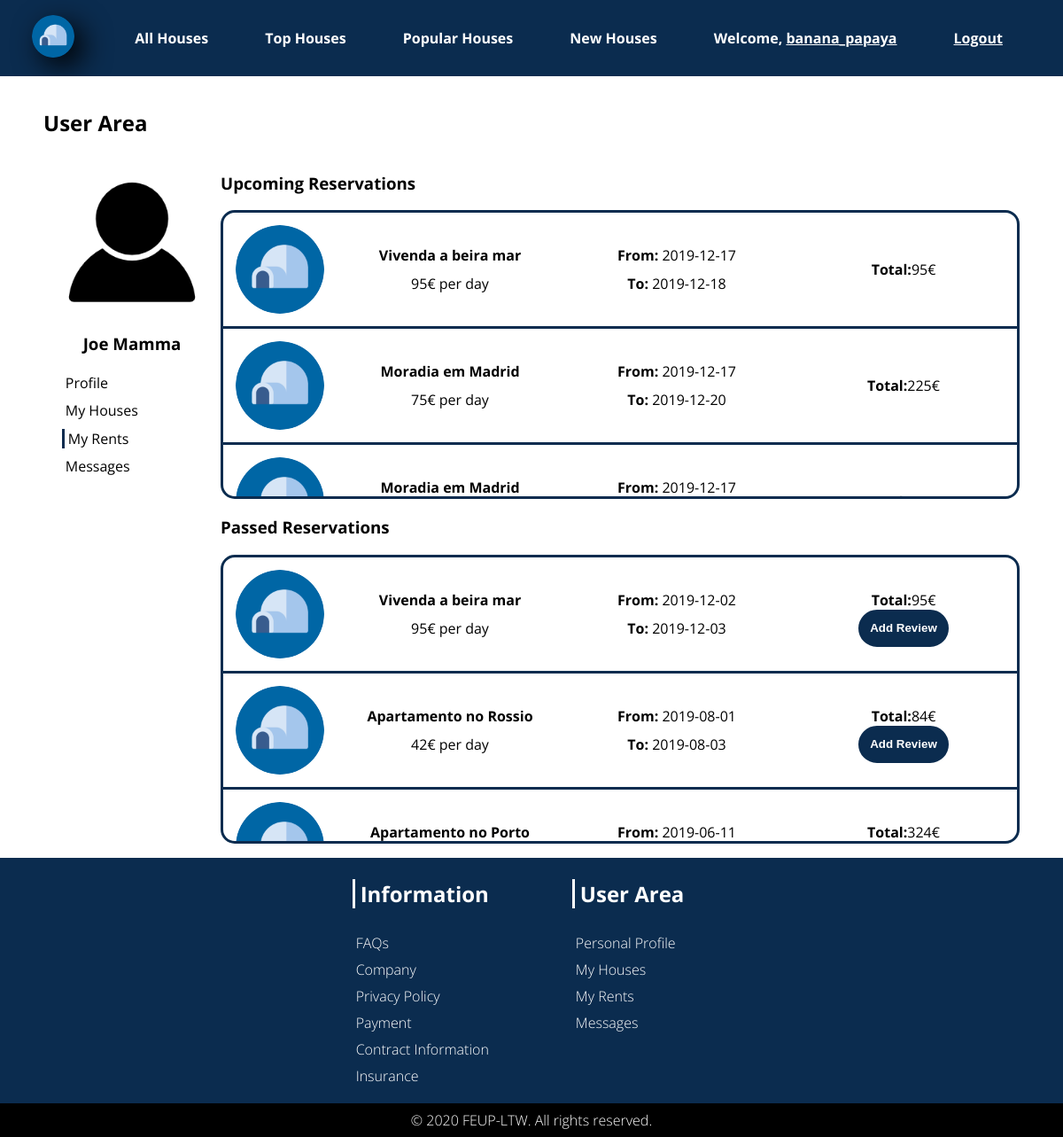
/pages/user_area_rents.php (signed in), run on the app's committed database.
### tables this page shows
CREATE TABLE USER(
    id INTEGER PRIMARY KEY,
    picture TEXT default '/assets/images/empty_user.jpg' NOT NULL,
	username TEXT NOT NULL UNIQUE,
    name TEXT NOT NULL,
	email TEXT NOT NULL UNIQUE,
    phonenumber INTEGER,
    password TEXT NOT NULL,
	CONSTRAINT CHK_USER CHECK (length(username)>=6 AND length(username)<=20));

CREATE TABLE RESERVATION(
    idReservation INTEGER PRIMARY KEY,
	idPlace INTEGER NOT NULL REFERENCES PLACE ON DELETE CASCADE ON UPDATE CASCADE,
    idTourist INTEGER NOT NULL REFERENCES USER ON DELETE CASCADE ON UPDATE CASCADE,
    beginDate DATE NOT NULL,
    endDate DATE NOT NULL,
    CONSTRAINT CHK_RESERVATION CHECK (endDate>beginDate));

CREATE TABLE PICTURES(
    idPicture INTEGER PRIMARY KEY,
    picturePath TEXT NOT NULL,
    idPlace INTEGER NOT NULL REFERENCES PLACE ON DELETE CASCADE ON UPDATE CASCADE,
    aproved BOOLEAN NOT NULL);

CREATE TABLE PLACE(
    idPlace INTEGER PRIMARY KEY,
    name TEXT NOT NULL,
    price INTEGER NOT NULL,
    street TEXT NOT NULL,
    number INTEGER NOT NULL,
    city TEXT NOT NULL,
    country TEXT NOT NULL,
    description TEXT NOT NULL,
    classification INTEGER default 0,
	idUser INTEGER NOT NULL REFERENCES USER ON DELETE CASCADE ON UPDATE CASCADE,
    CONSTRAINT CHK_PLACE CHECK (price>=0),
    UNIQUE(street,number,city,country));

### pages/user_area_rents.php (called while the page is built, shortened)
<?php
include_once('../templates/common.php');
include_once('../templates/user.php');
$userId = get_user_id();
draw_user_rents($userId);
?>

### database/db_user.php (called while the page is built, shortened)
<?php
$dir = $_SERVER['DOCUMENT_ROOT'];
include_once("$dir/database/connection.php");
function getUserInfo($userId)
{
    global $dbh;
    $stmt = $dbh->prepare('select * from user where id = ?');
    $stmt->execute(array($userId));
    $result = $stmt->fetch();
    if ($result == false) {
        return 0;
    } else return $result;
}
function getReservations($userId,$time)
{
    global $dbh;
    if ($time=="past")
        $stmt = $dbh->prepare("select * from reservation where idTourist = ? AND (SELECT date('now') >= endDate) order by endDate desc");
    else if ($time=="future")
        $stmt = $dbh->prepare("select * from reservation where idTourist = ? AND (SELECT date('now') < endDate) order by endDate");
    else return 0;
    $stmt->execute(array($userId));
    $result = $stmt->fetchAll();
    if ($result == false) {
        return 0;
    } else return $result;
}
?>

### database/db_house.php (called while the page is built, shortened)
<?php
$dir = $_SERVER['DOCUMENT_ROOT'];
include_once("$dir/database/connection.php");
function getHouse($idHouse)
{
    global $dbh;
    $stmt = $dbh->prepare('select * from PLACE WHERE idPlace = ?;');
    $stmt->execute(array($idHouse));
    $result = $stmt->fetch();
    return $result;
}
function getPicture($idHouse)
{
    global $dbh;
    $stmt = $dbh->prepare("SELECT picturePath FROM PICTURES WHERE idPlace = ?");
    $stmt->execute(array($idHouse));
    $image = $stmt->fetchColumn();
    return $image;
}
?>

### templates/user.php (the view, shortened to what this page needs)
<?php
$dir = $_SERVER['DOCUMENT_ROOT'];
include_once("$dir/database/db_user.php");
include_once("$dir/database/db_house.php");
?>
<?php function draw_user_rents($userId)
{
    ?>
  <section class="profile-area">
    <header>
      <h2>User Area</h2>
    </header>
    <?php
      $result = getUserInfo($userId);
      ?>
    <div>
      <aside>
        <section class="profile-card">
          <div class="profile-card-photo rounded-photo-container">
            <img src="..<?= $result['picture'] ?>" alt="Profile Picture" />
          </div>
          <h3><?= $result['name'] ?></h3>
        </section>
        <nav class="profile-nav-bar">
          <ul>
            <li><a href="user_area_form.php" class="profile-area-nav-button">Profile</a></li>
            <li><a href="user_area_houses.php" class="profile-area-nav-button">My Houses</a></li>
            <li><a href="user_area_rents.php" class="profile-area-nav-button profile-area-nav-button-selected">My Rents</a></li>
            <li><a href="user_area_messages.php" class="profile-area-nav-button">Messages</a></li>
          </ul>
        </nav>
      </aside>
      <div id="user-area-rents">
        <h3>Upcoming Reservations</h3>
        <section id="user-area-rents-upcoming">
          <?php
            $reservations = getReservations($userId,"future");
            for ($i = 0; $i < count($reservations); $i++) {
              $house = getHouse($reservations[$i]['idPlace']);
              $image = getPicture($reservations[$i]['idPlace']);
              $beginDate = new DateTime($reservations[$i]['beginDate']);
              $endDate = new DateTime($reservations[$i]['endDate']);
              ?>
            <div class="rent-card">
              <div class="rent-card-photo rounded-photo-container">
                <img src="<?= $image ?>" alt="House image" />
              </div>
              <h4><strong><?= $house['name'] ?></strong></h4>
              <p><strong>From:</strong> <?= $reservations[$i]['beginDate'] ?></p>
              <p><?= $house['price'] ?>€ per day</p>
              <p><strong>To:</strong> <?= $reservations[$i]['endDate'] ?></p>
              <p class="rent-card-total">
                <strong>Total:</strong><?= $endDate->diff($beginDate)->format("%d") * $house['price'] ?>€
              </p>
            </div>
          <?php } ?>
        </section>
        <h3>Passed Reservations</h3>
        <section id="user-area-rents-passed">
          <?php
            $reservations = getReservations($userId,"past");
            for ($i = 0; $i < count($reservations); $i++) {
              $house = getHouse($reservations[$i]['idPlace']);
              $image = getPicture($reservations[$i]['idPlace']);
              $beginDate = new DateTime($reservations[$i]['beginDate']);
              $endDate = new DateTime($reservations[$i]['endDate']);
              ?>
            <div class="rent-card">
              <div class="rent-card-photo rounded-photo-container">
                <img src="<?= $image ?>" alt="House image" />
              </div>
              <h4><strong><?= $house['name'] ?></strong></h4>
              <p><strong>From:</strong> <?= $reservations[$i]['beginDate'] ?></p>
              <p><?= $house['price'] ?>€ per day</p>
              <p><strong>To:</strong> <?= $reservations[$i]['endDate'] ?></p>
              <p class="rent-card-total">
                <strong>Total:</strong><?= $endDate->diff($beginDate)->format("%d") * $house['price'] ?>€
              </p>
              <button id="add-house-button" class="blue-filled-rounded-button" type="button">Add Review</button>
            </div>
          <?php } ?>
        </section>
      </div>
  </section>
<?php } ?>

### css/style.css (style rules this page uses)
body { --main-blue-color: #0b2c4f; --grey-color: #d9d9d9; --focus-blue-color: #0066a6; --background-color: #FFF; --font: 'Open Sans', sans-serif; font-family: var(--font); margin: 0em; background-color: var(--background-color); }
a { text-decoration: none; }
ul { list-style-type: none; }
.rounded-photo-container { overflow: hidden; border-radius: 50%; display: flex; justify-content: center; }
.rounded-photo-container > img { width: auto; height: 100%; }
.blue-filled-rounded-button { background-color: var(--main-blue-color); border: 3px solid var(--main-blue-color); color: white; font-weight: bolder; text-align: center; border-radius: 5em; padding: 0.8em; }
.house-card-text > h2, h3, h4 { margin: 0em; }
.house-card-text > h3, h4 { font-weight: normal; }
.profile-area { justify-content: center; display: grid; margin: 1em auto; }
.profile-area > div { display: flex; }
.profile-area > div aside { display: grid; align-self: start; }
.profile-nav-bar { margin: 1em; }
.profile-nav-bar > ul { padding: 0em; margin: 0em; }
.profile-nav-bar > ul li { padding: 0.3em; }
.profile-card { justify-content: center; align-items: center; text-align: center; }
.profile-card-photo { width: 200px; height: 200px; }
.profile-area-nav-button { border: 0px; padding-left: 4px; background-color: transparent; color: #000000; font-size: 16px; transition: 0.5s; }
.profile-area-nav-button-selected { border-left: 3px solid var(--main-blue-color); }
#add-house-button { display: block; margin: 2em; }
#user-area-rents { display:grid; }
#user-area-rents h3 { margin: 1em 0em; }
#user-area-rents-passed .rent-card-total { grid-row: start/1; }
#user-area-rents-passed, #user-area-rents-upcoming { overflow-y: scroll; height: 20em; border: 3px solid var(--main-blue-color); border-radius: 1em; }
#user-area-rents-upcoming .rent-card-total { grid-row: start/end; }
.rent-card { display: grid; grid-template-columns: [start] 8em [line1] 16em [line2] 16em [line3] 16em [end]; grid-template-rows: [start] 2em [line1] 2em [end]; justify-items: center; align-items: center; justify-content: space-between; padding: 2em 0em; border-bottom: 3px solid var(--main-blue-color); }
.rent-card-photo { width: 100px; height: 100px; grid-column: 1; grid-row: start/end; }
.rent-card-total { grid-column: 4; }

### data on the page
user: picture (picture), name "Joe Mamma"
reservation: idPlace.picturePath (picture), idPlace.name "Vivenda a beira mar", beginDate "2019-12-17", idPlace.price "95", endDate "2019-12-18", $endDate->diff($beginDate)->format("%d") * $house['price'] "95"
reservation: idPlace.picturePath (picture), idPlace.name "Moradia em Madrid", beginDate "2019-12-17", idPlace.price "75", endDate "2019-12-20", $endDate->diff($beginDate)->format("%d") * $house['price'] "225"
reservation: idPlace.picturePath (picture), idPlace.name "Moradia em Madrid", beginDate "2019-12-17"
reservation: idPlace.picturePath (picture), idPlace.name "Vivenda a beira mar", beginDate "2019-12-02", idPlace.price "95", endDate "2019-12-03", $endDate->diff($beginDate)->format("%d") * $house['price'] "95"
reservation: idPlace.picturePath (picture), idPlace.name "Apartamento no Rossio", beginDate "2019-08-01", idPlace.price "42", endDate "2019-08-03", $endDate->diff($beginDate)->format("%d") * $house['price'] "84"
reservation: idPlace.picturePath (picture), idPlace.name "Apartamento no Porto", beginDate "2019-06-11", $endDate->diff($beginDate)->format("%d") * $house['price'] "324"

### other printed values
$username "banana_papaya"
